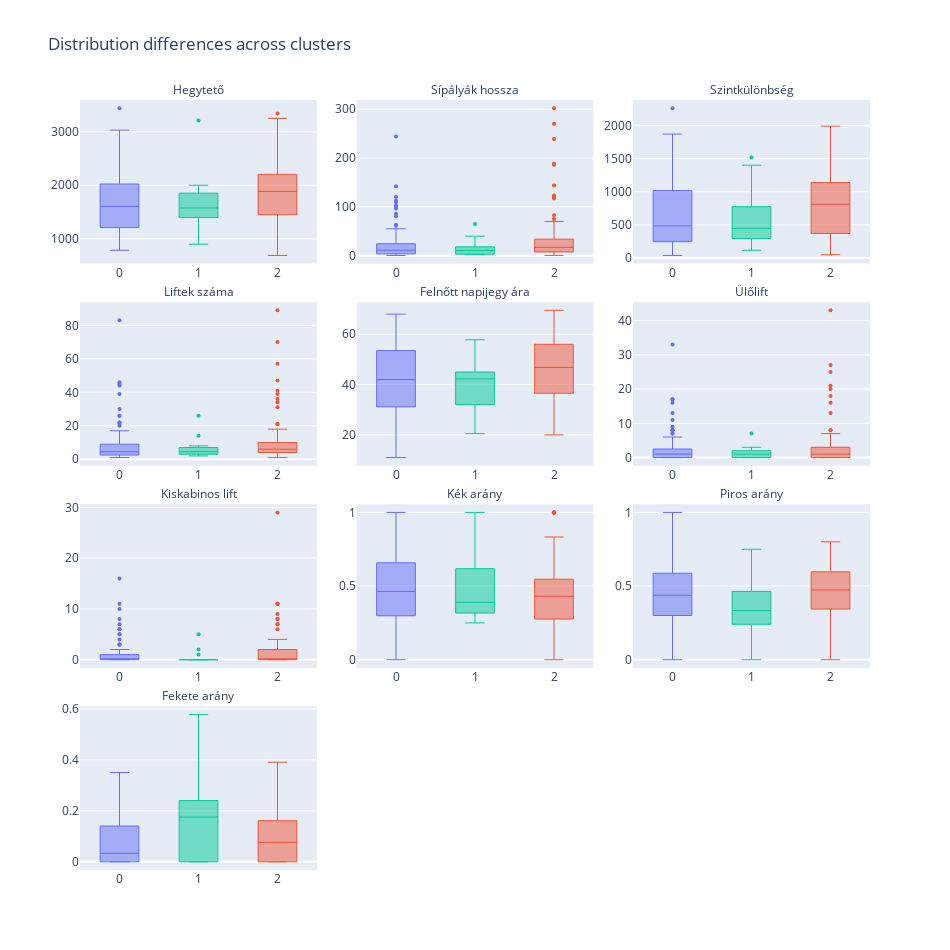

Notebook code for this chart:
### Code cell
cluster_exploration = pd.concat([df_cluster.reset_index(), km], 1)
cluster_exploration_melt = pd.melt(cluster_exploration, id_vars = ['Síterep', 'clusters'], var_name = 'stat', value_name = 'value')
cluster_exploration_melt.dropna(inplace = True)

show_diff_between_clusters(cluster_exploration_melt, height = 950)

### Figure 1 — Plotly figure (JSON) as saved in the notebook; plotly's stock layout.template omitted (floating-point values rounded to 4 significant figures)
{"data": [{"alignmentgroup": "True", "hovertemplate": "clusters=%{x}<br>stat=Hegytető<br>value=%{y}<extra></extra>", "legendgroup": "0.0", "line": {"width": 1}, "marker": {"color": "#636efa", "size": 4}, "name": "0.0", "notched": false, "offsetgroup": "0.0", "orientation": "v", "showlegend": true, "type": "box", "x": [0, 0, 0, 0, 0, 0, 0, 0, 0, 0, 0, 0, 0, 0, 0, 0, 0, 0, 0, 0, 0, 0, 0, 0, 0, 0, 0, 0, 0, 0, 0, 0, 0, 0, 0, 0, 0, 0, 0, 0, 0, 0, 0, 0, 0, 0, 0, 0, 0, 0, 0, 0, 0, 0, 0, 0, 0, 0, 0, 0, 0, 0, 0, 0, 0, 0, 0, 0, 0, 0, 0, 0, 0, 0, 0, 0, 0, 0, 0, 0, 0, 0, 0, 0, 0, 0, 0, 0, 0, 0, 0, 0], "x0": " ", "xaxis": "x10", "y": [1200, 1200, 2055, 1820, 1214, 1050, 2000, 1617, 2050, 2060, 1601, 1780, 1530, 1296, 1300, 2271, 1648, 1980, 1840, 1078, 1567, 2300, 1870, 2033, 860, 1305, 2989, 1100, 1338, 2488, 2378, 1700, 2030, 959, 1500, 1768, 3029, 1050, 1820, 1605, 900, 2070, 2520, 1688, 1300, 1230, 1785, 2023, 1134, 1030, 971, 2500, 1256, 1804, 2002, 2080, 1460, 2256, 3030, 2313, 2030, 1900, 3440, 2000, 1450, 1608, 1150, 1300, 2000, 2800, 927, 1325, 1020, 1000, 1887, 955, 2570, 1410, 1350, 1774, 1340, 1500, 2025, 1869, 1424, 1207, 1039, 787, 1200, 1100, 1250, 1102], "y0": " ", "yaxis": "y10"}, {"alignmentgroup": "True", "hovertemplate": "clusters=%{x}<br>stat=Sípályák hossza<br>value=%{y}<extra></extra>", "legendgroup": "0.0", "line": {"width": 1}, "marker": {"color": "#636efa", "size": 4}, "name": "0.0", "notched": false, "offsetgroup": "0.0", "orientation": "v", "showlegend": false, "type": "box", "x": [0, 0, 0, 0, 0, 0, 0, 0, 0, 0, 0, 0, 0, 0, 0, 0, 0, 0, 0, 0, 0, 0, 0, 0, 0, 0, 0, 0, 0, 0, 0, 0, 0, 0, 0, 0, 0, 0, 0, 0, 0, 0, 0, 0, 0, 0, 0, 0, 0, 0, 0, 0, 0, 0, 0, 0, 0, 0, 0, 0, 0, 0, 0, 0, 0, 0, 0, 0, 0, 0, 0, 0, 0, 0, 0, 0, 0, 0, 0, 0, 0, 0, 0, 0, 0, 0, 0, 0, 0, 0, 0, 0], "x0": " ", "xaxis": "x11", "y": [9, 2.5, 103, 11, 2.2, 1, 52, 51, 80.6, 40, 6, 0.9, 23, 3, 1.7, 8.5, 10.6, 120.1, 12, 2.8, 30, 30, 12.2, 63.2, 4, 4.1, 55, 5, 20.1, 40, 85.6, 11, 22.6, 0.5, 10, 5, 61, 6, 4, 10.9, 3, 18, 46.9, 22.7, 6, 8.8, 27, 12, 3, 4.5, 4, 142, 2, 16, 110, 2.5, 12, 13.9, 112.2, 100, 2, 13.7, 21, 15, 8, 20, 3.5, 5, 13, 19, 3.9, 11, 2, 3, 14, 0.4, 42.5, 6, 14, 26, 12, 6.1, 96.7, 244, 2, 1.8, 2, 1, 4, 1, 1, 5], "y0": " ", "yaxis": "y11"}, {"alignmentgroup": "True", "hovertemplate": "clusters=%{x}<br>stat=Szintkülönbség<br>value=%{y}<extra></extra>", "legendgroup": "0.0", "line": {"width": 1}, "marker": {"color": "#636efa", "size": 4}, "name": "0.0", "notched": false, "offsetgroup": "0.0", "orientation": "v", "showlegend": false, "type": "box", "x": [0, 0, 0, 0, 0, 0, 0, 0, 0, 0, 0, 0, 0, 0, 0, 0, 0, 0, 0, 0, 0, 0, 0, 0, 0, 0, 0, 0, 0, 0, 0, 0, 0, 0, 0, 0, 0, 0, 0, 0, 0, 0, 0, 0, 0, 0, 0, 0, 0, 0, 0, 0, 0, 0, 0, 0, 0, 0, 0, 0, 0, 0, 0, 0, 0, 0, 0, 0, 0, 0, 0, 0, 0, 0, 0, 0, 0, 0, 0, 0, 0, 0, 0, 0, 0, 0, 0, 0, 0, 0, 0, 0], "x0": " ", "xaxis": "x12", "y": [488, 480, 968, 820, 47, 86, 1096, 872, 1340, 1240, 726, 130, 530, 284, 200, 946, 1205, 1240, 440, 358, 817, 877, 860, 1184, 120, 305, 1688, 300, 472, 1038, 1778, 470, 760, 134, 442, 568, 2261, 150, 464, 830, 150, 420, 582, 1075, 590, 250, 745, 1355, 661, 240, 191, 1870, 156, 907, 1402, 1099, 240, 1396, 1237, 683, 120, 1250, 755, 400, 300, 508, 280, 320, 1180, 1160, 127, 255, 180, 200, 535, 63, 1530, 310, 365, 997, 298, 300, 1195, 1249, 104, 266, 199, 37, 200, 128, 200, 288], "y0": " ", "yaxis": "y12"}, {"alignmentgroup": "True", "hovertemplate": "clusters=%{x}<br>stat=Liftek száma<br>value=%{y}<extra></extra>", "legendgroup": "0.0", "line": {"width": 1}, "marker": {"color": "#636efa", "size": 4}, "name": "0.0", "notched": false, "offsetgroup": "0.0", "orientation": "v", "showlegend": false, "type": "box", "x": [0, 0, 0, 0, 0, 0, 0, 0, 0, 0, 0, 0, 0, 0, 0, 0, 0, 0, 0, 0, 0, 0, 0, 0, 0, 0, 0, 0, 0, 0, 0, 0, 0, 0, 0, 0, 0, 0, 0, 0, 0, 0, 0, 0, 0, 0, 0, 0, 0, 0, 0, 0, 0, 0, 0, 0, 0, 0, 0, 0, 0, 0, 0, 0, 0, 0, 0, 0, 0, 0, 0, 0, 0, 0, 0, 0, 0, 0, 0, 0, 0, 0, 0, 0, 0, 0, 0, 0, 0, 0, 0, 0], "x0": " ", "xaxis": "x7", "y": [5, 2, 22, 5, 4, 1, 14, 22, 20, 9, 4, 1, 6, 2, 2, 6, 8, 45, 4, 3, 8, 8, 9, 17, 2, 4, 12, 2, 9, 9, 39, 4, 4, 1, 7, 2, 21, 2, 3, 4, 3, 5, 12, 11, 4, 3, 5, 4, 1, 2, 1, 44, 2, 6, 30, 3, 6, 6, 26, 26, 2, 6, 7, 6, 5, 6, 3, 3, 6, 6, 3, 8, 2, 3, 3, 1, 11, 3, 2, 11, 7, 11, 46, 83, 1, 1, 2, 2, 4, 1, 3, 3], "y0": " ", "yaxis": "y7"}, {"alignmentgroup": "True", "hovertemplate": "clusters=%{x}<br>stat=Felnőtt napijegy ára<br>value=%{y}<extra></extra>", "legendgroup": "0.0", "line": {"width": 1}, "marker": {"color": "#636efa", "size": 4}, "name": "0.0", "notched": false, "offsetgroup": "0.0", "orientation": "v", "showlegend": false, "type": "box", "x": [0, 0, 0, 0, 0, 0, 0, 0, 0, 0, 0, 0, 0, 0, 0, 0, 0, 0, 0, 0, 0, 0, 0, 0, 0, 0, 0, 0, 0, 0, 0, 0, 0, 0, 0, 0, 0, 0, 0, 0, 0, 0, 0, 0, 0, 0, 0, 0, 0, 0, 0, 0, 0, 0, 0, 0, 0, 0, 0, 0, 0, 0, 0, 0, 0, 0, 0, 0, 0, 0, 0, 0, 0, 0, 0, 0, 0], "x0": " ", "xaxis": "x8", "y": [40, 26, 56.5, 56, 34, 11, 57, 61, 55, 47.5, 24, 56, 30, 42, 45.7, 68, 36.5, 24, 42, 47, 68, 24, 35, 53, 47, 47, 65.5, 43, 57.5, 38, 46, 66, 28.6, 31.5, 20, 35, 48, 45, 33, 43, 55, 21, 15, 65, 44, 56.5, 38, 38, 34, 64, 53, 40.5, 58, 48, 42, 45.5, 21.5, 23, 36, 40, 24, 40, 25, 38, 50, 39.5, 55, 35, 49, 55.5, 60, 21, 26.5, 17, 28, 28, 36], "y0": " ", "yaxis": "y8"}, {"alignmentgroup": "True", "hovertemplate": "clusters=%{x}<br>stat=Ülőlift<br>value=%{y}<extra></extra>", "legendgroup": "0.0", "line": {"width": 1}, "marker": {"color": "#636efa", "size": 4}, "name": "0.0", "notched": false, "offsetgroup": "0.0", "orientation": "v", "showlegend": false, "type": "box", "x": [0, 0, 0, 0, 0, 0, 0, 0, 0, 0, 0, 0, 0, 0, 0, 0, 0, 0, 0, 0, 0, 0, 0, 0, 0, 0, 0, 0, 0, 0, 0, 0, 0, 0, 0, 0, 0, 0, 0, 0, 0, 0, 0, 0, 0, 0, 0, 0, 0, 0, 0, 0, 0, 0, 0, 0, 0, 0, 0, 0, 0, 0, 0, 0, 0, 0, 0, 0, 0, 0, 0, 0, 0, 0, 0, 0, 0, 0, 0, 0, 0, 0, 0, 0, 0, 0, 0, 0, 0, 0, 0, 0], "x0": " ", "xaxis": "x9", "y": [0, 0, 8, 2, 0, 0, 6, 8, 13, 2, 2, 0, 2, 0, 0, 1, 1, 16, 1, 0, 3, 3, 1, 8, 0, 1, 1, 0, 3, 4, 11, 0, 1, 0, 2, 0, 6, 0, 0, 1, 0, 0, 6, 3, 1, 1, 2, 1, 1, 0, 0, 17, 0, 1, 9, 0, 1, 2, 7, 17, 0, 1, 1, 2, 1, 3, 0, 0, 0, 3, 0, 1, 0, 0, 1, 0, 2, 0, 1, 4, 0, 1, 7, 33, 0, 0, 0, 0, 0, 0, 0, 0], "y0": " ", "yaxis": "y9"}, {"alignmentgroup": "True", "hovertemplate": "clusters=%{x}<br>stat=Kiskabinos lift<br>value=%{y}<extra></extra>", "legendgroup": "0.0", "line": {"width": 1}, "marker": {"color": "#636efa", "size": 4}, "name": "0.0", "notched": false, "offsetgroup": "0.0", "orientation": "v", "showlegend": false, "type": "box", "x": [0, 0, 0, 0, 0, 0, 0, 0, 0, 0, 0, 0, 0, 0, 0, 0, 0, 0, 0, 0, 0, 0, 0, 0, 0, 0, 0, 0, 0, 0, 0, 0, 0, 0, 0, 0, 0, 0, 0, 0, 0, 0, 0, 0, 0, 0, 0, 0, 0, 0, 0, 0, 0, 0, 0, 0, 0, 0, 0, 0, 0, 0, 0, 0, 0, 0, 0, 0, 0, 0, 0, 0, 0, 0, 0, 0, 0, 0, 0, 0, 0, 0, 0, 0, 0, 0, 0, 0, 0, 0, 0, 0], "x0": " ", "xaxis": "x4", "y": [0, 0, 4, 0, 0, 0, 2, 3, 2, 2, 0, 0, 0, 0, 0, 1, 1, 10, 0, 0, 0, 1, 1, 5, 0, 0, 3, 0, 2, 1, 6, 0, 2, 0, 0, 1, 6, 0, 0, 0, 0, 0, 1, 1, 0, 0, 0, 0, 0, 0, 0, 7, 0, 2, 5, 1, 0, 0, 11, 1, 0, 1, 2, 0, 0, 0, 0, 0, 2, 1, 0, 0, 0, 0, 0, 0, 3, 0, 1, 0, 0, 0, 8, 16, 0, 0, 0, 0, 0, 0, 0, 0], "y0": " ", "yaxis": "y4"}, {"alignmentgroup": "True", "hovertemplate": "clusters=%{x}<br>stat=Kék arány<br>value=%{y}<extra></extra>", "legendgroup": "0.0", "line": {"width": 1}, "marker": {"color": "#636efa", "size": 4}, "name": "0.0", "notched": false, "offsetgroup": "0.0", "orientation": "v", "showlegend": false, "type": "box", "x": [0, 0, 0, 0, 0, 0, 0, 0, 0, 0, 0, 0, 0, 0, 0, 0, 0, 0, 0, 0, 0, 0, 0, 0, 0, 0, 0, 0, 0, 0, 0, 0, 0, 0, 0, 0, 0, 0, 0, 0, 0, 0, 0, 0, 0, 0, 0, 0, 0, 0, 0, 0, 0, 0, 0, 0, 0, 0, 0, 0, 0, 0, 0, 0, 0, 0, 0, 0, 0, 0, 0, 0, 0, 0, 0, 0, 0, 0, 0, 0, 0, 0, 0, 0, 0, 0, 0, 0, 0, 0, 0, 0], "x0": " ", "xaxis": "x5", "y": [0.4889, 0.4, 0.1748, 0.6636, 1, 1, 0.4423, 0.2941, 0.371, 0.325, 0.6667, 1, 0.6522, 0.6667, 0, 0.4471, 0.6132, 0.2831, 0.5833, 1, 0.6667, 0.7, 0.2377, 0.4399, 0.5, 0.4146, 0.3636, 0.6, 0.4527, 0.25, 0.347, 0.2727, 0.531, 1, 0.7, 0.5, 0.4754, 0.45, 0.25, 0.6239, 0.6667, 0.3889, 0.1983, 0.4626, 0.6667, 0.3295, 0.2963, 0.04167, 0.6667, 0.4444, 0.75, 0.3099, 0.5, 0.4375, 0.2727, 0, 0.3333, 0.03597, 0.5365, 0.61, 1, 0.5255, 0.1905, 0.1333, 0.625, 0.3, 0.5714, 0.6, 0.5385, 0.2105, 0.3846, 0.3636, 0.6, 0.2667, 0.6786, 1, 0.2235, 0.5, 0.4643, 0.7692, 0.5833, 1, 0.3216, 0.4672, 0.25, 0, 1, 1, 0.25, 1, 0.3, 0.2], "y0": " ", "yaxis": "y5"}, {"alignmentgroup": "True", "hovertemplate": "clusters=%{x}<br>stat=Piros arány<br>value=%{y}<extra></extra>", "legendgroup": "0.0", "line": {"width": 1}, "marker": {"color": "#636efa", "size": 4}, "name": "0.0", "notched": false, "offsetgroup": "0.0", "orientation": "v", "showlegend": false, "type": "box", "x": [0, 0, 0, 0, 0, 0, 0, 0, 0, 0, 0, 0, 0, 0, 0, 0, 0, 0, 0, 0, 0, 0, 0, 0, 0, 0, 0, 0, 0, 0, 0, 0, 0, 0, 0, 0, 0, 0, 0, 0, 0, 0, 0, 0, 0, 0, 0, 0, 0, 0, 0, 0, 0, 0, 0, 0, 0, 0, 0, 0, 0, 0, 0, 0, 0, 0, 0, 0, 0, 0, 0, 0, 0, 0, 0, 0, 0, 0, 0, 0, 0, 0, 0, 0, 0, 0, 0, 0, 0, 0, 0, 0], "x0": " ", "xaxis": "x6", "y": [0.1778, 0.6, 0.7476, 0.3364, 0, 0, 0.5385, 0.6471, 0.6055, 0.45, 0.3333, 0, 0.2174, 0.3333, 1, 0.4235, 0.2925, 0.6836, 0.1667, 0, 0.3, 0.2, 0.7377, 0.538, 0.5, 0.5854, 0.6182, 0.4, 0.4975, 0.55, 0.4825, 0.6364, 0.3053, 0, 0.3, 0.5, 0.377, 0.3833, 0.75, 0.3761, 0.3333, 0.5, 0.5714, 0.4053, 0.3333, 0.4205, 0.5556, 0.6083, 0.3333, 0.4444, 0.25, 0.4648, 0.5, 0.5, 0.6273, 1, 0.6667, 0.9353, 0.2959, 0.35, 0, 0.4307, 0.7619, 0.7333, 0.25, 0.55, 0.4286, 0.4, 0.3077, 0.5263, 0.3846, 0.5455, 0.25, 0.7, 0.1714, 0, 0.5882, 0.3333, 0.4643, 0.2308, 0.4167, 0, 0.5471, 0.4918, 0.5, 1, 0, 0, 0.75, 0, 0.7, 0.8], "y0": " ", "yaxis": "y6"}, {"alignmentgroup": "True", "hovertemplate": "clusters=%{x}<br>stat=Fekete arány<br>value=%{y}<extra></extra>", "legendgroup": "0.0", "line": {"width": 1}, "marker": {"color": "#636efa", "size": 4}, "name": "0.0", "notched": false, "offsetgroup": "0.0", "orientation": "v", "showlegend": false, "type": "box", "x": [0, 0, 0, 0, 0, 0, 0, 0, 0, 0, 0, 0, 0, 0, 0, 0, 0, 0, 0, 0, 0, 0, 0, 0, 0, 0, 0, 0, 0, 0, 0, 0, 0, 0, 0, 0, 0, 0, 0, 0, 0, 0, 0, 0, 0, 0, 0, 0, 0, 0, 0, 0, 0, 0, 0, 0, 0, 0, 0, 0, 0, 0, 0, 0, 0, 0, 0, 0, 0, 0, 0, 0, 0, 0, 0, 0, 0, 0, 0, 0, 0, 0, 0, 0, 0, 0, 0, 0, 0, 0, 0, 0], "x0": " ", "xaxis": "x", "y": [0.3333, 0, 0.07767, 0, 0, 0, 0.01923, 0.05882, 0.02357, 0.225, 0, 0, 0.1304, 0, 0, 0.1294, 0.09434, 0.03331, 0.25, 0, 0.03333, 0.1, 0.02459, 0.02215, 0, 0, 0.01818, 0, 0.04975, 0.2, 0.1706, 0.09091, 0.1637, 0, 0, 0, 0.1475, 0.1667, 0, 0, 0, 0.1111, 0.2303, 0.1322, 0, 0.25, 0.1481, 0.35, 0, 0.1111, 0, 0.2254, 0, 0.0625, 0.1, 0, 0, 0.02878, 0.1676, 0.04, 0, 0.0438, 0.04762, 0.1333, 0.125, 0.15, 0, 0, 0.1538, 0.2632, 0.2308, 0.09091, 0.15, 0.03333, 0.15, 0, 0.1882, 0.1667, 0.07143, 0, 0, 0, 0.1313, 0.04098, 0.25, 0, 0, 0, 0, 0, 0, 0], "y0": " ", "yaxis": "y"}, {"alignmentgroup": "True", "hovertemplate": "clusters=%{x}<br>stat=Hegytető<br>value=%{y}<extra></extra>", "legendgroup": "2.0", "line": {"width": 1}, "marker": {"color": "#EF553B", "size": 4}, "name": "2.0", "notched": false, "offsetgroup": "2.0", "orientation": "v", "showlegend": true, "type": "box", "x": [2, 2, 2, 2, 2, 2, 2, 2, 2, 2, 2, 2, 2, 2, 2, 2, 2, 2, 2, 2, 2, 2, 2, 2, 2, 2, 2, 2, 2, 2, 2, 2, 2, 2, 2, 2, 2, 2, 2, 2, 2, 2, 2, 2, 2, 2, 2, 2, 2, 2, 2, 2, 2, 2, 2, 2, 2, 2, 2, 2, 2, 2, 2, 2, 2, 2, 2, 2, 2, 2, 2, 2, 2, 2, 2, 2, 2, 2, 2, 2, 2, 2, 2, 2, 2, 2, 2, 2, 2, 2, 2, 2, 2, 2, 2, 2, 2, 2, 2, 2, 2, 2, 2, 2, 2, 2, 2, 2, 2], "x0": " ", "xaxis": "x10", "y": [1800, 1810, 1800, 1715, 1593, 1550, 2340, 2007, 2300, 2120, 2180, 2750, 1743, 1064, 1450, 1456, 2700, 1330, 1923, 1140, 1885, 2107, 2115, 1591, 1200, 2054, 1230, 1551, 1984, 2300, 1626, 1911, 1150, 2304, 2142, 1225, 2100, 2248, 2400, 2422, 1821, 1900, 1150, 3250, 1946, 1000, 1808, 1900, 1150, 1329, 1400, 2026, 2200, 2872, 2690, 1600, 2220, 3113, 700, 2000, 1980, 1000, 1818, 1450, 2118, 2109, 1078, 2222, 2100, 1363, 2278, 1670, 2636, 1870, 1674, 1230, 3122, 1300, 1671, 1520, 980, 1102, 1965, 1560, 1210, 1571, 1636, 2175, 1200, 2096, 2015, 2240, 1467, 1445, 2828, 2407, 2430, 2064, 2806, 2300, 2650, 2683, 1604, 1200, 690, 1049, 1975, 1003, 3340], "y0": " ", "yaxis": "y10"}, {"alignmentgroup": "True", "hovertemplate": "clusters=%{x}<br>stat=Sípályák hossza<br>value=%{y}<extra></extra>", "legendgroup": "2.0", "line": {"width": 1}, "marker": {"color": "#EF553B", "size": 4}, "name": "2.0", "notched": false, "offsetgroup": "2.0", "orientation": "v", "showlegend": false, "type": "box", "x": [2, 2, 2, 2, 2, 2, 2, 2, 2, 2, 2, 2, 2, 2, 2, 2, 2, 2, 2, 2, 2, 2, 2, 2, 2, 2, 2, 2, 2, 2, 2, 2, 2, 2, 2, 2, 2, 2, 2, 2, 2, 2, 2, 2, 2, 2, 2, 2, 2, 2, 2, 2, 2, 2, 2, 2, 2, 2, 2, 2, 2, 2, 2, 2, 2, 2, 2, 2, 2, 2, 2, 2, 2, 2, 2, 2, 2, 2, 2, 2, 2, 2, 2, 2, 2, 2, 2, 2, 2, 2, 2, 2, 2, 2, 2, 2, 2, 2, 2, 2, 2, 2, 2, 2, 2, 2, 2, 2, 2], "x0": " ", "xaxis": "x11", "y": [27, 14, 34, 10, 2, 15.1, 38.5, 11.9, 82.7, 10, 29, 75, 36, 3, 9, 21.2, 5, 8, 27.5, 2, 15, 11, 24, 20, 2.5, 17.1, 8, 6.9, 11.2, 43, 15.5, 52.4, 4, 23, 25, 5, 26.7, 12.2, 50, 44.6, 9, 16, 9, 60, 33.7, 1.9, 19.2, 120, 4, 2.5, 3, 10.3, 36, 239, 40, 23, 70, 55, 2, 188, 28, 1, 28, 3, 42.5, 12, 14, 26.2, 26.5, 5, 21, 46, 12.8, 11, 5.7, 6, 36, 5.5, 13, 12, 0.4, 1.3, 19, 12, 7.8, 17.3, 12.9, 32.5, 3, 270, 123, 22, 25, 2, 186, 21.7, 117, 19.1, 302, 29.5, 18.2, 17, 40, 5, 0.5, 0.5, 8, 3, 143.4], "y0": " ", "yaxis": "y11"}, {"alignmentgroup": "True", "hovertemplate": "clusters=%{x}<br>stat=Szintkülönbség<br>value=%{y}<extra></extra>", "legendgroup": "2.0", "line": {"width": 1}, "marker": {"color": "#EF553B", "size": 4}, "name": "2.0", "notched": false, "offsetgroup": "2.0", "orientation": "v", "showlegend": false, "type": "box", "x": [2, 2, 2, 2, 2, 2, 2, 2, 2, 2, 2, 2, 2, 2, 2, 2, 2, 2, 2, 2, 2, 2, 2, 2, 2, 2, 2, 2, 2, 2, 2, 2, 2, 2, 2, 2, 2, 2, 2, 2, 2, 2, 2, 2, 2, 2, 2, 2, 2, 2, 2, 2, 2, 2, 2, 2, 2, 2, 2, 2, 2, 2, 2, 2, 2, 2, 2, 2, 2, 2, 2, 2, 2, 2, 2, 2, 2, 2, 2, 2, 2, 2, 2, 2, 2, 2, 2, 2, 2, 2, 2, 2, 2, 2, 2, 2, 2, 2, 2, 2, 2, 2, 2, 2, 2, 2, 2, 2, 2], "x0": " ", "xaxis": "x12", "y": [850, 1000, 950, 1060, 243, 870, 780, 928, 1440, 470, 1132, 1350, 676, 643, 386, 601, 436, 493, 811, 100, 955, 267, 618, 621, 300, 1444, 370, 248, 984, 700, 826, 911, 330, 1354, 1595, 393, 1450, 818, 1305, 1402, 671, 1046, 370, 1750, 876, 200, 428, 1100, 280, 221, 160, 973, 650, 1512, 1510, 980, 1154, 963, 50, 1200, 980, 236, 358, 230, 1250, 1500, 363, 622, 1096, 223, 618, 1030, 1370, 890, 714, 230, 1014, 300, 521, 210, 48, 72, 956, 600, 430, 721, 601, 1225, 200, 1266, 1287, 1231, 767, 665, 1628, 1307, 1730, 834, 1506, 1300, 1065, 1283, 945, 200, 130, 109, 275, 203, 1990], "y0": " ", "yaxis": "y12"}, {"alignmentgroup": "True", "hovertemplate": "clusters=%{x}<br>stat=Liftek száma<br>value=%{y}<extra></extra>", "legendgroup": "2.0", "line": {"width": 1}, "marker": {"color": "#EF553B", "size": 4}, "name": "2.0", "notched": false, "offsetgroup": "2.0", "orientation": "v", "showlegend": false, "type": "box", "x": [2, 2, 2, 2, 2, 2, 2, 2, 2, 2, 2, 2, 2, 2, 2, 2, 2, 2, 2, 2, 2, 2, 2, 2, 2, 2, 2, 2, 2, 2, 2, 2, 2, 2, 2, 2, 2, 2, 2, 2, 2, 2, 2, 2, 2, 2, 2, 2, 2, 2, 2, 2, 2, 2, 2, 2, 2, 2, 2, 2, 2, 2, 2, 2, 2, 2, 2, 2, 2, 2, 2, 2, 2, 2, 2, 2, 2, 2, 2, 2, 2, 2, 2, 2, 2, 2, 2, 2, 2, 2, 2, 2, 2, 2, 2, 2, 2, 2, 2, 2, 2, 2, 2, 2, 2, 2, 2, 2, 2], "x0": " ", "xaxis": "x7", "y": [10, 7, 9, 8, 2, 7, 9, 3, 18, 4, 7, 10, 13, 4, 6, 9, 5, 4, 7, 3, 7, 3, 5, 8, 4, 11, 3, 3, 5, 10, 4, 21, 3, 6, 5, 3, 9, 5, 10, 14, 5, 4, 2, 21, 14, 2, 8, 34, 5, 2, 2, 4, 9, 41, 10, 10, 16, 7, 3, 57, 10, 2, 6, 1, 12, 7, 6, 10, 8, 3, 6, 10, 5, 5, 5, 4, 9, 4, 6, 5, 1, 5, 6, 5, 3, 7, 8, 10, 4, 70, 47, 9, 12, 4, 39, 7, 36, 13, 89, 9, 3, 7, 10, 4, 2, 3, 4, 2, 31], "y0": " ", "yaxis": "y7"}, {"alignmentgroup": "True", "hovertemplate": "clusters=%{x}<br>stat=Felnőtt napijegy ára<br>value=%{y}<extra></extra>", "legendgroup": "2.0", "line": {"width": 1}, "marker": {"color": "#EF553B", "size": 4}, "name": "2.0", "notched": false, "offsetgroup": "2.0", "orientation": "v", "showlegend": false, "type": "box", "x": [2, 2, 2, 2, 2, 2, 2, 2, 2, 2, 2, 2, 2, 2, 2, 2, 2, 2, 2, 2, 2, 2, 2, 2, 2, 2, 2, 2, 2, 2, 2, 2, 2, 2, 2, 2, 2, 2, 2, 2, 2, 2, 2, 2, 2, 2, 2, 2, 2, 2, 2, 2, 2, 2, 2, 2, 2, 2, 2, 2, 2, 2, 2, 2, 2, 2, 2, 2, 2, 2, 2, 2, 2, 2, 2, 2, 2, 2, 2, 2, 2, 2, 2, 2, 2, 2, 2, 2, 2, 2, 2, 2, 2, 2, 2, 2, 2, 2, 2], "x0": " ", "xaxis": "x8", "y": [55, 37, 48, 36.4, 43, 49, 46, 68.5, 37, 46.8, 55, 55, 20.3, 36, 42, 32, 56, 59, 32, 50, 59.5, 20, 65.5, 39, 29, 62, 46.5, 44, 56, 34, 42, 47, 45, 50.5, 43, 50, 55, 45, 44, 65, 57.5, 20, 43.5, 68, 27, 23.5, 39.1, 44, 67, 49.5, 52, 54.5, 58, 23, 65, 68, 26, 40.5, 58, 50.7, 29, 52, 56, 35, 55, 49.5, 59, 38, 39, 20, 59, 28, 43, 30, 20, 42.6, 32.5, 31, 68, 45.5, 50, 30, 66, 68, 46, 40, 61, 55, 57, 53, 67, 49, 68.5, 55, 53, 23, 25, 27.5, 69.5], "y0": " ", "yaxis": "y8"}, {"alignmentgroup": "True", "hovertemplate": "clusters=%{x}<br>stat=Ülőlift<br>value=%{y}<extra></extra>", "legendgroup": "2.0", "line": {"width": 1}, "marker": {"color": "#EF553B", "size": 4}, "name": "2.0", "notched": false, "offsetgroup": "2.0", "orientation": "v", "showlegend": false, "type": "box", "x": [2, 2, 2, 2, 2, 2, 2, 2, 2, 2, 2, 2, 2, 2, 2, 2, 2, 2, 2, 2, 2, 2, 2, 2, 2, 2, 2, 2, 2, 2, 2, 2, 2, 2, 2, 2, 2, 2, 2, 2, 2, 2, 2, 2, 2, 2, 2, 2, 2, 2, 2, 2, 2, 2, 2, 2, 2, 2, 2, 2, 2, 2, 2, 2, 2, 2, 2, 2, 2, 2, 2, 2, 2, 2, 2, 2, 2, 2, 2, 2, 2, 2, 2, 2, 2, 2, 2, 2, 2, 2, 2, 2, 2, 2, 2, 2, 2, 2, 2, 2, 2, 2, 2, 2, 2, 2, 2, 2, 2], "x0": " ", "xaxis": "x9", "y": [4, 1, 4, 2, 0, 1, 3, 2, 6, 0, 1, 6, 4, 0, 1, 2, 1, 1, 3, 0, 2, 0, 2, 2, 0, 2, 1, 0, 1, 2, 2, 8, 0, 1, 2, 0, 4, 0, 4, 6, 1, 1, 0, 6, 4, 0, 6, 8, 0, 0, 0, 0, 2, 25, 3, 1, 5, 2, 0, 27, 7, 0, 2, 0, 3, 1, 0, 2, 4, 1, 3, 3, 0, 2, 0, 0, 5, 0, 1, 0, 0, 0, 0, 0, 1, 2, 0, 1, 0, 21, 20, 3, 1, 0, 16, 3, 18, 3, 43, 4, 0, 3, 3, 0, 0, 0, 0, 0, 13], "y0": " ", "yaxis": "y9"}, {"alignmentgroup": "True", "hovertemplate": "clusters=%{x}<br>stat=Kiskabinos lift<br>value=%{y}<extra></extra>", "legendgroup": "2.0", "line": {"width": 1}, "marker": {"color": "#EF553B", "size": 4}, "name": "2.0", "notched": false, "offsetgroup": "2.0", "orientation": "v", "showlegend": false, "type": "box", "x": [2, 2, 2, 2, 2, 2, 2, 2, 2, 2, 2, 2, 2, 2, 2, 2, 2, 2, 2, 2, 2, 2, 2, 2, 2, 2, 2, 2, 2, 2, 2, 2, 2, 2, 2, 2, 2, 2, 2, 2, 2, 2, 2, 2, 2, 2, 2, 2, 2, 2, 2, 2, 2, 2, 2, 2, 2, 2, 2, 2, 2, 2, 2, 2, 2, 2, 2, 2, 2, 2, 2, 2, 2, 2, 2, 2, 2, 2, 2, 2, 2, 2, 2, 2, 2, 2, 2, 2, 2, 2, 2, 2, 2, 2, 2, 2, 2, 2, 2, 2, 2, 2, 2, 2, 2, 2, 2, 2, 2], "x0": " ", "xaxis": "x4", "y": [0, 0, 0, 0, 0, 0, 2, 0, 7, 0, 1, 1, 1, 0, 0, 0, 0, 0, 1, 0, 0, 0, 0, 1, 0, 3, 0, 0, 1, 2, 0, 1, 0, 1, 1, 0, 3, 1, 2, 3, 1, 1, 0, 6, 0, 0, 0, 7, 0, 0, 0, 2, 0, 4, 1, 2, 3, 2, 0, 11, 1, 0, 0, 0, 3, 0, 0, 0, 3, 0, 1, 2, 0, 0, 1, 0, 1, 0, 0, 0, 0, 0, 1, 1, 0, 3, 0, 3, 0, 29, 9, 2, 0, 1, 11, 2, 8, 0, 11, 1, 2, 1, 4, 0, 0, 0, 0, 0, 8], "y0": " ", "yaxis": "y4"}, {"alignmentgroup": "True", "hovertemplate": "clusters=%{x}<br>stat=Kék arány<br>value=%{y}<extra></extra>", "legendgroup": "2.0", "line": {"width": 1}, "marker": {"color": "#EF553B", "size": 4}, "name": "2.0", "notched": false, "offsetgroup": "2.0", "orientation": "v", "showlegend": false, "type": "box", "x": [2, 2, 2, 2, 2, 2, 2, 2, 2, 2, 2, 2, 2, 2, 2, 2, 2, 2, 2, 2, 2, 2, 2, 2, 2, 2, 2, 2, 2, 2, 2, 2, 2, 2, 2, 2, 2, 2, 2, 2, 2, 2, 2, 2, 2, 2, 2, 2, 2, 2, 2, 2, 2, 2, 2, 2, 2, 2, 2, 2, 2, 2, 2, 2, 2, 2, 2, 2, 2, 2, 2, 2, 2, 2, 2, 2, 2, 2, 2, 2, 2, 2, 2, 2, 2, 2, 2, 2, 2, 2, 2, 2, 2, 2, 2, 2, 2, 2, 2, 2, 2, 2, 2, 2, 2, 2, 2, 2, 2], "x0": " ", "xaxis": "x5", "y": [0.2222, 0.1429, 0.6176, 0.5, 1, 0.3113, 0.1688, 0.2941, 0.3724, 0.5, 0.3448, 0.3333, 0.5333, 1, 0.3333, 0.3774, 0, 0.25, 0.6582, 0.75, 0.4667, 0.2727, 0.4625, 0.45, 0.8, 0.2105, 0.4375, 0.5507, 0.3661, 0.1395, 0.4516, 0.2271, 0.25, 0.2826, 0.32, 0.8, 0.4981, 0.2787, 0.52, 0.213, 0.3333, 0.3125, 0.7778, 0.2333, 0.5786, 0.5263, 0.2969, 0.4333, 0.5, 0.6, 0.6667, 0.2524, 0.1944, 0.1967, 0.25, 0.5652, 0.1429, 0.4091, 1, 0.5426, 0.6786, 0.2, 0.6429, 0.3333, 0.4118, 0.25, 0.5, 0.2748, 0.5434, 0.6, 0.3762, 0.6957, 0.2187, 0.09091, 0.386, 0.8333, 0.2917, 0.2727, 0.3846, 0.3333, 1, 0.7692, 0.2632, 0.5, 0.4872, 0.5318, 0.4341, 0.4615, 0.3333, 0.5185, 0.3772, 0.5455, 0.36, 0.75, 0.2527, 0.2581, 0.5299, 0.5864, 0.4305, 0.4339, 0.1923, 0.2765, 0.4, 0.6, 1, 1, 0.5, 0.6667, 0.4847], "y0": " ", "yaxis": "y5"}, {"alignmentgroup": "True", "hovertemplate": "clusters=%{x}<br>stat=Piros arány<br>value=%{y}<extra></extra>", "legendgroup": "2.0", "line": {"width": 1}, "marker": {"color": "#EF553B", "size": 4}, "name": "2.0", "notched": false, "offsetgroup": "2.0", "orientation": "v", "showlegend": false, "type": "box", "x": [2, 2, 2, 2, 2, 2, 2, 2, 2, 2, 2, 2, 2, 2, 2, 2, 2, 2, 2, 2, 2, 2, 2, 2, 2, 2, 2, 2, 2, 2, 2, 2, 2, 2, 2, 2, 2, 2, 2, 2, 2, 2, 2, 2, 2, 2, 2, 2, 2, 2, 2, 2, 2, 2, 2, 2, 2, 2, 2, 2, 2, 2, 2, 2, 2, 2, 2, 2, 2, 2, 2, 2, 2, 2, 2, 2, 2, 2, 2, 2, 2, 2, 2, 2, 2, 2, 2, 2, 2, 2, 2, 2, 2, 2, 2, 2, 2, 2, 2, 2, 2, 2, 2, 2, 2, 2, 2, 2, 2], "x0": " ", "xaxis": "x6", "y": [0.5926, 0.7143, 0.3529, 0.4, 0, 0.4768, 0.6052, 0.5378, 0.5961, 0.4, 0.3448, 0.48, 0.4222, 0, 0.4444, 0.4811, 0.8, 0.6875, 0.2691, 0.25, 0.5333, 0.7273, 0.2417, 0.5, 0.2, 0.6316, 0.5, 0.3913, 0.5893, 0.5814, 0.4516, 0.6565, 0.75, 0.6739, 0.34, 0.2, 0.4457, 0.6393, 0.34, 0.5493, 0.6111, 0.5625, 0.2222, 0.5833, 0.3531, 0.4737, 0.5208, 0.3417, 0.25, 0.4, 0.3333, 0.5631, 0.75, 0.5983, 0.625, 0.3478, 0.7143, 0.3455, 0, 0.3511, 0.25, 0.8, 0.3571, 0.6667, 0.3765, 0.75, 0.3571, 0.6107, 0.3849, 0.3, 0.5476, 0.2609, 0.3906, 0.7273, 0.614, 0.1667, 0.4583, 0.7273, 0.5385, 0.5, 0, 0.2308, 0.5263, 0.5, 0.5128, 0.4335, 0.4884, 0.3846, 0.6667, 0.4148, 0.5553, 0.3091, 0.48, 0.25, 0.6022, 0.6912, 0.3846, 0.3141, 0.404, 0.539, 0.7253, 0.6529, 0.525, 0.4, 0, 0, 0.375, 0.3333, 0.325], "y0": " ", "yaxis": "y6"}, {"alignmentgroup": "True", "hovertemplate": "clusters=%{x}<br>stat=Fekete arány<br>value=%{y}<extra></extra>", "legendgroup": "2.0", "line": {"width": 1}, "marker": {"color": "#EF553B", "size": 4}, "name": "2.0", "notched": false, "offsetgroup": "2.0", "orientation": "v", "showlegend": false, "type": "box", "x": [2, 2, 2, 2, 2, 2, 2, 2, 2, 2, 2, 2, 2, 2, 2, 2, 2, 2, 2, 2, 2, 2, 2, 2, 2, 2, 2, 2, 2, 2, 2, 2, 2, 2, 2, 2, 2, 2, 2, 2, 2, 2, 2, 2, 2, 2, 2, 2, 2, 2, 2, 2, 2, 2, 2, 2, 2, 2, 2, 2, 2, 2, 2, 2, 2, 2, 2, 2, 2, 2, 2, 2, 2, 2, 2, 2, 2, 2, 2, 2, 2, 2, 2, 2, 2, 2, 2, 2, 2, 2, 2, 2, 2, 2, 2, 2, 2, 2, 2, 2, 2, 2, 2, 2, 2, 2, 2, 2, 2], "x0": " ", "xaxis": "x", "y": [0.1852, 0.1429, 0.02941, 0.1, 0, 0.2119, 0.226, 0.1681, 0.03144, 0.1, 0.3103, 0.1867, 0.04444, 0, 0.2222, 0.1415, 0.2, 0.0625, 0.07273, 0, 0, 0, 0.2958, 0.05, 0, 0.1579, 0.0625, 0.05797, 0.04464, 0.2791, 0.09677, 0.1164, 0, 0.04348, 0.34, 0, 0.05618, 0.08197, 0.14, 0.2377, 0.05556, 0.125, 0, 0.1833, 0.06825, 0, 0.1823, 0.225, 0.25, 0, 0, 0.1845, 0.05556, 0.205, 0.125, 0.08696, 0.1429, 0.2455, 0, 0.1064, 0.07143, 0, 0, 0, 0.2118, 0, 0.1429, 0.1145, 0.0717, 0.1, 0.07619, 0.04348, 0.3906, 0.1818, 0, 0, 0.25, 0, 0.07692, 0.1667, 0, 0, 0.2105, 0, 0, 0.03468, 0.07752, 0.1538, 0, 0.06667, 0.06748, 0.1455, 0.16, 0, 0.1452, 0.05069, 0.08547, 0.09948, 0.1656, 0.02712, 0.08242, 0.07059, 0.075, 0, 0, 0, 0.125, 0, 0.1904], "y0": " ", "yaxis": "y"}, {"alignmentgroup": "True", "hovertemplate": "clusters=%{x}<br>stat=Hegytető<br>value=%{y}<extra></extra>", "legendgroup": "1.0", "line": {"width": 1}, "marker": {"color": "#00cc96", "size": 4}, "name": "1.0", "notched": false, "offsetgroup": "1.0", "orientation": "v", "showlegend": true, "type": "box", "x": [1, 1, 1, 1, 1, 1, 1, 1, 1, 1, 1, 1, 1, 1, 1, 1], "x0": " ", "xaxis": "x10", "y": [1980, 2000, 1600, 1886, 1370, 1426, 1267, 900, 1440, 1545, 1820, 1710, 1112, 1565, 1589, 3212], "y0": " ", "yaxis": "y10"}, {"alignmentgroup": "True", "hovertemplate": "clusters=%{x}<br>stat=Sípályák hossza<br>value=%{y}<extra></extra>", "legendgroup": "1.0", "line": {"width": 1}, "marker": {"color": "#00cc96", "size": 4}, "name": "1.0", "notched": false, "offsetgroup": "1.0", "orientation": "v", "showlegend": false, "type": "box", "x": [1, 1, 1, 1, 1, 1, 1, 1, 1, 1, 1, 1, 1, 1, 1, 1], "x0": " ", "xaxis": "x11", "y": [6.8, 39.9, 10.5, 20.6, 3, 15.5, 11.5, 2, 2, 3, 32.2, 12, 3, 10.3, 7.1, 64.9], "y0": " ", "yaxis": "y11"}, {"alignmentgroup": "True", "hovertemplate": "clusters=%{x}<br>stat=Szintkülönbség<br>value=%{y}<extra></extra>", "legendgroup": "1.0", "line": {"width": 1}, "marker": {"color": "#00cc96", "size": 4}, "name": "1.0", "notched": false, "offsetgroup": "1.0", "orientation": "v", "showlegend": false, "type": "box", "x": [1, 1, 1, 1, 1, 1, 1, 1, 1, 1, 1, 1, 1, 1, 1, 1], "x0": " ", "xaxis": "x12", "y": [530, 1400, 350, 346, 240, 614, 416, 115, 128, 1017, 847, 390, 162, 475, 700, 1515], "y0": " ", "yaxis": "y12"}, {"alignmentgroup": "True", "hovertemplate": "clusters=%{x}<br>stat=Liftek száma<br>value=%{y}<extra></extra>", "legendgroup": "1.0", "line": {"width": 1}, "marker": {"color": "#00cc96", "size": 4}, "name": "1.0", "notched": false, "offsetgroup": "1.0", "orientation": "v", "showlegend": false, "type": "box", "x": [1, 1, 1, 1, 1, 1, 1, 1, 1, 1, 1, 1, 1, 1, 1, 1], "x0": " ", "xaxis": "x7", "y": [7, 14, 5, 7, 3, 8, 4, 3, 2, 2, 7, 7, 2, 4, 4, 26], "y0": " ", "yaxis": "y7"}, {"alignmentgroup": "True", "hovertemplate": "clusters=%{x}<br>stat=Felnőtt napijegy ára<br>value=%{y}<extra></extra>", "legendgroup": "1.0", "line": {"width": 1}, "marker": {"color": "#00cc96", "size": 4}, "name": "1.0", "notched": false, "offsetgroup": "1.0", "orientation": "v", "showlegend": false, "type": "box", "x": [1, 1, 1, 1, 1, 1, 1, 1, 1, 1, 1, 1, 1, 1], "x0": " ", "xaxis": "x8", "y": [42.5, 55, 36, 42, 32, 43.5, 44, 20.5, 28, 48, 40, 21, 45, 57.8], "y0": " ", "yaxis": "y8"}, {"alignmentgroup": "True", "hovertemplate": "clusters=%{x}<br>stat=Ülőlift<br>value=%{y}<extra></extra>", "legendgroup": "1.0", "line": {"width": 1}, "marker": {"color": "#00cc96", "size": 4}, "name": "1.0", "notched": false, "offsetgroup": "1.0", "orientation": "v", "showlegend": false, "type": "box", "x": [1, 1, 1, 1, 1, 1, 1, 1, 1, 1, 1, 1, 1, 1, 1, 1], "x0": " ", "xaxis": "x9", "y": [2, 2, 1, 1, 0, 3, 2, 0, 0, 0, 3, 0, 0, 2, 0, 7], "y0": " ", "yaxis": "y9"}, {"alignmentgroup": "True", "hovertemplate": "clusters=%{x}<br>stat=Kiskabinos lift<br>value=%{y}<extra></extra>", "legendgroup": "1.0", "line": {"width": 1}, "marker": {"color": "#00cc96", "size": 4}, "name": "1.0", "notched": false, "offsetgroup": "1.0", "orientation": "v", "showlegend": false, "type": "box", "x": [1, 1, 1, 1, 1, 1, 1, 1, 1, 1, 1, 1, 1, 1, 1, 1], "x0": " ", "xaxis": "x4", "y": [0, 2, 0, 0, 0, 0, 1, 0, 0, 0, 0, 0, 0, 0, 0, 5], "y0": " ", "yaxis": "y4"}, {"alignmentgroup": "True", "hovertemplate": "clusters=%{x}<br>stat=Kék arány<br>value=%{y}<extra></extra>", "legendgroup": "1.0", "line": {"width": 1}, "marker": {"color": "#00cc96", "size": 4}, "name": "1.0", "notched": false, "offsetgroup": "1.0", "orientation": "v", "showlegend": false, "type": "box", "x": [1, 1, 1, 1, 1, 1, 1, 1, 1, 1, 1, 1, 1, 1, 1, 1], "x0": " ", "xaxis": "x5", "y": [0.8088, 0.3008, 0.3333, 0.2621, 0.6667, 0.3419, 0.6087, 0.25, 0.5, 0.3333, 0.6273, 0.5, 1, 0.4369, 0.2535, 0.339], "y0": " ", "yaxis": "y5"}, {"alignmentgroup": "True", "hovertemplate": "clusters=%{x}<br>stat=Piros arány<br>value=%{y}<extra></extra>", "legendgroup": "1.0", "line": {"width": 1}, "marker": {"color": "#00cc96", "size": 4}, "name": "1.0", "notched": false, "offsetgroup": "1.0", "orientation": "v", "showlegend": false, "type": "box", "x": [1, 1, 1, 1, 1, 1, 1, 1, 1, 1, 1, 1, 1, 1, 1, 1], "x0": " ", "xaxis": "x6", "y": [0.1912, 0.4511, 0.4762, 0.5534, 0.3333, 0.4258, 0.2609, 0.75, 0.25, 0.6667, 0.2795, 0.3333, 0, 0.3592, 0.169, 0.2311], "y0": " ", "yaxis": "y6"}, {"alignmentgroup": "True", "hovertemplate": "clusters=%{x}<br>stat=Fekete arány<br>value=%{y}<extra></extra>", "legendgroup": "1.0", "line": {"width": 1}, "marker": {"color": "#00cc96", "size": 4}, "name": "1.0", "notched": false, "offsetgroup": "1.0", "orientation": "v", "showlegend": false, "type": "box", "x": [1, 1, 1, 1, 1, 1, 1, 1, 1, 1, 1, 1, 1, 1, 1, 1], "x0": " ", "xaxis": "x", "y": [0, 0.2481, 0.1905, 0.1845, 0, 0.2323, 0.1304, 0, 0.25, 0, 0.09317, 0.1667, 0, 0.2039, 0.5775, 0.4299], "y0": " ", "yaxis": "y"}], "layout": {"annotations": [{"font": {}, "showarrow": false, "text": "Fekete arány", "x": 0.15, "xanchor": "center", "xref": "paper", "y": 0.2125, "yanchor": "bottom", "yref": "paper"}, {"font": {}, "showarrow": false, "text": "Kiskabinos lift", "x": 0.15, "xanchor": "center", "xref": "paper", "y": 0.475, "yanchor": "bottom", "yref": "paper"}, {"font": {}, "showarrow": false, "text": "Kék arány", "x": 0.5, "xanchor": "center", "xref": "paper", "y": 0.475, "yanchor": "bottom", "yref": "paper"}, {"font": {}, "showarrow": false, "text": "Piros arány", "x": 0.85, "xanchor": "center", "xref": "paper", "y": 0.475, "yanchor": "bottom", "yref": "paper"}, {"font": {}, "showarrow": false, "text": "Liftek száma", "x": 0.15, "xanchor": "center", "xref": "paper", "y": 0.7375, "yanchor": "bottom", "yref": "paper"}, {"font": {}, "showarrow": false, "text": "Felnőtt napijegy ára", "x": 0.5, "xanchor": "center", "xref": "paper", "y": 0.7375, "yanchor": "bottom", "yref": "paper"}, {"font": {}, "showarrow": false, "text": "Ülőlift", "x": 0.85, "xanchor": "center", "xref": "paper", "y": 0.7375, "yanchor": "bottom", "yref": "paper"}, {"font": {}, "showarrow": false, "text": "Hegytető", "x": 0.15, "xanchor": "center", "xref": "paper", "y": 1, "yanchor": "bottom", "yref": "paper"}, {"font": {}, "showarrow": false, "text": "Sípályák hossza", "x": 0.5, "xanchor": "center", "xref": "paper", "y": 1, "yanchor": "bottom", "yref": "paper"}, {"font": {}, "showarrow": false, "text": "Szintkülönbség", "x": 0.85, "xanchor": "center", "xref": "paper", "y": 1, "yanchor": "bottom", "yref": "paper"}], "boxmode": "overlay", "height": 950, "legend": {"title": {"text": "clusters"}, "tracegroupgap": 0}, "showlegend": false, "title": {"text": "Distribution differences across clusters"}, "width": 950, "xaxis": {"anchor": "y", "categoryarray": [0, 2, 1], "categoryorder": "category ascending", "domain": [0, 0.3], "showticklabels": true, "title": {}, "type": "category", "visible": true}, "xaxis10": {"anchor": "y10", "categoryorder": "category ascending", "domain": [0, 0.3], "showticklabels": true, "title": {}, "type": "category", "visible": true}, "xaxis11": {"anchor": "y11", "categoryorder": "category ascending", "domain": [0.35, 0.65], "showticklabels": true, "title": {}, "type": "category", "visible": true}, "xaxis12": {"anchor": "y12", "categoryorder": "category ascending", "domain": [0.7, 1], "showticklabels": true, "title": {}, "type": "category", "visible": true}, "xaxis2": {"anchor": "y2", "categoryarray": [0, 2, 1], "categoryorder": "category ascending", "domain": [0.35, 0.65], "showticklabels": true, "title": {}, "type": "category", "visible": true}, "xaxis3": {"anchor": "y3", "categoryarray": [0, 2, 1], "categoryorder": "category ascending", "domain": [0.7, 1], "showticklabels": true, "title": {}, "type": "category", "visible": true}, "xaxis4": {"anchor": "y4", "categoryorder": "category ascending", "domain": [0, 0.3], "showticklabels": true, "title": {}, "type": "category", "visible": true}, "xaxis5": {"anchor": "y5", "categoryorder": "category ascending", "domain": [0.35, 0.65], "showticklabels": true, "title": {}, "type": "category", "visible": true}, "xaxis6": {"anchor": "y6", "categoryorder": "category ascending", "domain": [0.7, 1], "showticklabels": true, "title": {}, "type": "category", "visible": true}, "xaxis7": {"anchor": "y7", "categoryorder": "category ascending", "domain": [0, 0.3], "showticklabels": true, "title": {}, "type": "category", "visible": true}, "xaxis8": {"anchor": "y8", "categoryorder": "category ascending", "domain": [0.35, 0.65], "showticklabels": true, "title": {}, "type": "category", "visible": true}, "xaxis9": {"anchor": "y9", "categoryorder": "category ascending", "domain": [0.7, 1], "showticklabels": true, "title": {}, "type": "category", "visible": true}, "yaxis": {"anchor": "x", "domain": [0, 0.2125], "showticklabels": true, "title": {}, "visible": true}, "yaxis10": {"anchor": "x10", "domain": [0.7875, 1], "showticklabels": true, "title": {}, "visible": true}, "yaxis11": {"anchor": "x11", "domain": [0.7875, 1], "showticklabels": true, "title": {}, "visible": true}, "yaxis12": {"anchor": "x12", "domain": [0.7875, 1], "showticklabels": true, "title": {}, "visible": true}, "yaxis2": {"anchor": "x2", "domain": [0, 0.2125], "showticklabels": true, "title": {}, "visible": true}, "yaxis3": {"anchor": "x3", "domain": [0, 0.2125], "showticklabels": true, "title": {}, "visible": true}, "yaxis4": {"anchor": "x4", "domain": [0.2625, 0.475], "showticklabels": true, "title": {}, "visible": true}, "yaxis5": {"anchor": "x5", "domain": [0.2625, 0.475], "showticklabels": true, "title": {}, "visible": true}, "yaxis6": {"anchor": "x6", "domain": [0.2625, 0.475], "showticklabels": true, "title": {}, "visible": true}, "yaxis7": {"anchor": "x7", "domain": [0.525, 0.7375], "showticklabels": true, "title": {}, "visible": true}, "yaxis8": {"anchor": "x8", "domain": [0.525, 0.7375], "showticklabels": true, "title": {}, "visible": true}, "yaxis9": {"anchor": "x9", "domain": [0.525, 0.7375], "showticklabels": true, "title": {}, "visible": true}}}
